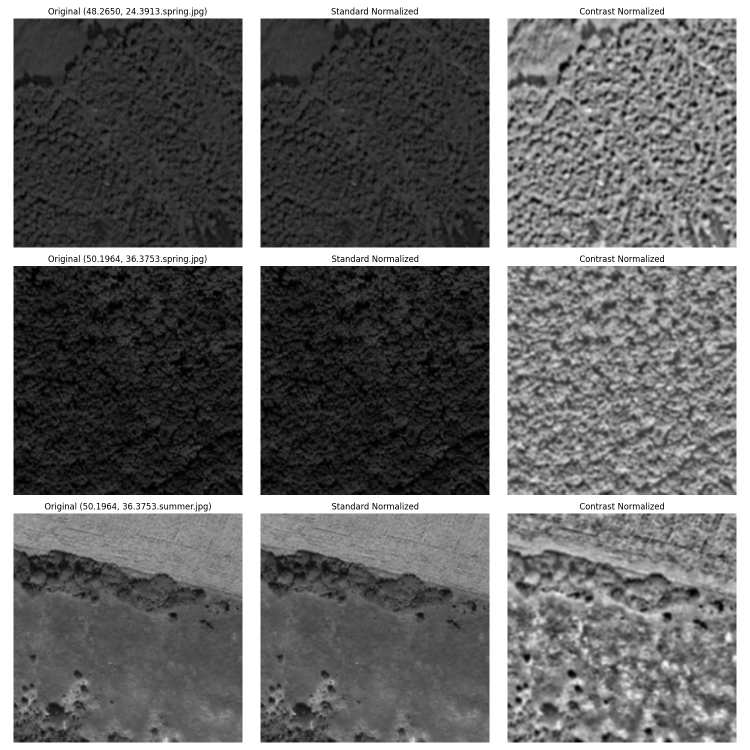
#> input picture contrast_normalization_comparison.png, 1500 x 1500 px (shown at 1/2 size)
$ python -i generate_uav_data.py   (imports and definitions only)   (older library calls are emulated)
#> lines starting #> are read from the running program, lines starting #| are printed output that depends on the picture
#> further down, picture is the input picture: shape (1500, 1500, 3); min 0, max 255, mean 107.4
#!/usr/bin/env python3
"""
Generate UAV training data from earth imagery for SuperPoint fine-tuning.
FIXED: Better quality checks and augmentations.
"""

import os
import cv2
import numpy as np
import random
from pathlib import Path
from tqdm import tqdm
import argparse

def random_crop_with_augmentation(image, crop_size=256):
    """Extract a random augmented crop from a large aerial image."""
#> called with crop_size = 256
    H, W = image.shape[:2]
#> H = 1500; W = 1500

    if H < crop_size or W < crop_size:
        # Resize if image is too small
        scale = max(crop_size / H, crop_size / W) * 1.1  # Add 10% margin
        new_H, new_W = int(H * scale), int(W * scale)
        image = cv2.resize(image, (new_W, new_H))
        H, W = new_H, new_W

    # Random crop location
    max_x = W - crop_size
#> max_x = 1244
    max_y = H - crop_size
#> max_y = 1244
    x = random.randint(0, max_x)
#> x = 788
    y = random.randint(0, max_y)
#> y = 861

    crop = image[y:y+crop_size, x:x+crop_size]
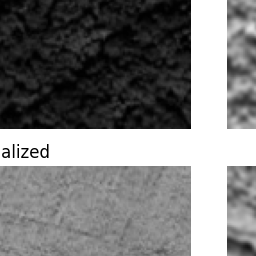
#> crop: shape (256, 256, 3); min 0, max 255, mean 124

    # FIXED: More diverse augmentations
    # 1. Random rotation (smaller range for aerial imagery)
    if random.random() < 0.6:  # Increased probability
        angle = random.uniform(-10, 10)  # Smaller range for aerial
        center = (crop_size // 2, crop_size // 2)
        M = cv2.getRotationMatrix2D(center, angle, 1.0)
        crop = cv2.warpAffine(crop, M, (crop_size, crop_size))
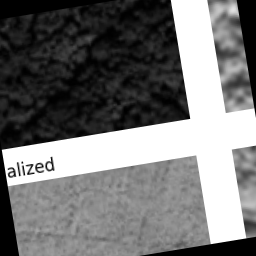
#> crop: shape (256, 256, 3); min 0, max 255, mean 116.4

    # 2. Random brightness/contrast (more conservative)
    if random.random() < 0.7:
        alpha = random.uniform(0.85, 1.15)  # Contrast (more conservative)
        beta = random.uniform(-15, 15)      # Brightness (more conservative)
        crop = cv2.convertScaleAbs(crop, alpha=alpha, beta=beta)
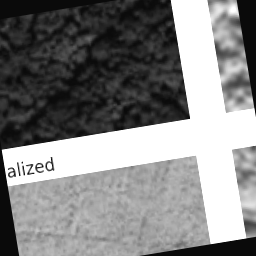
#> crop: shape (256, 256, 3); min 10, max 255, mean 130.6

    # 3. Random horizontal flip
    if random.random() < 0.5:
        crop = cv2.flip(crop, 1)

    # 4. ADDED: Random vertical flip (valid for aerial imagery)
    if random.random() < 0.3:
        crop = cv2.flip(crop, 0)

    # 5. ADDED: Random Gaussian noise
    if random.random() < 0.3:
        noise = np.random.normal(0, random.uniform(2, 8), crop.shape).astype(np.int16)
        crop = np.clip(crop.astype(np.int16) + noise, 0, 255).astype(np.uint8)

    # 6. ADDED: Random blur (simulate altitude/atmospheric effects)
    if random.random() < 0.2:
        kernel_size = random.choice([3, 5])
        crop = cv2.GaussianBlur(crop, (kernel_size, kernel_size), 0)

    return crop

# [112 lines left out: functions is_good_crop, generate_uav_dataset, not called in this run]

# [19 lines not run here, left out]

>>> import cv2
>>> picture = cv2.imread('contrast_normalization_comparison.png')
>>> result = random_crop_with_augmentation(picture)

$ run again, on superpoint_matches_example_1.png
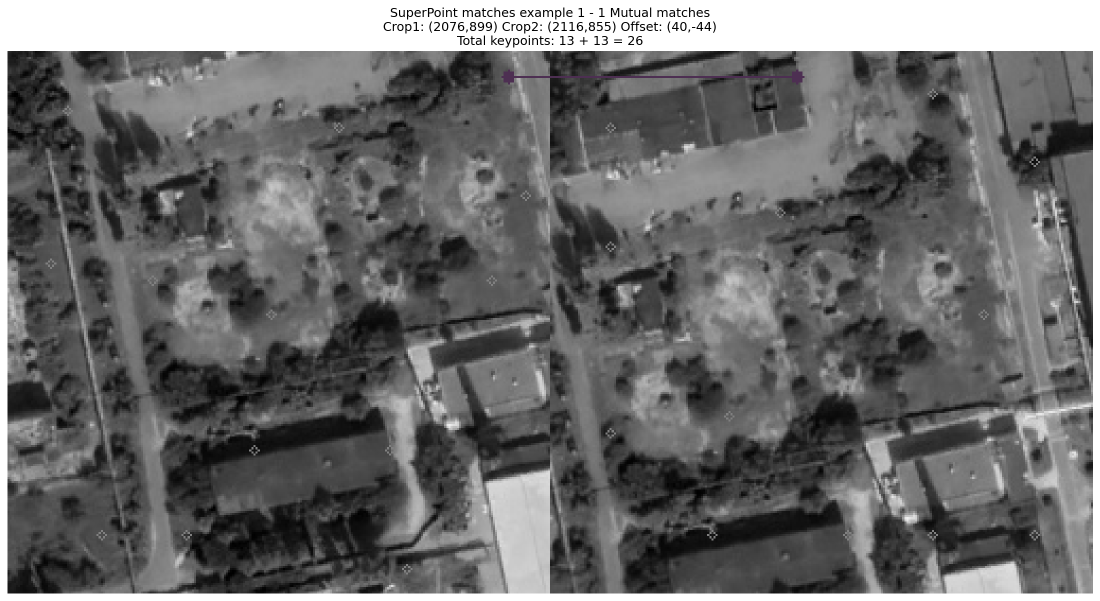
#> input picture superpoint_matches_example_1.png, 2200 x 1202 px (shown at 1/2 size)
#> picture is the input picture: shape (1202, 2200, 3); mean B, G, R 107.7, 107.7, 107.7
#> in random_crop_with_augmentation, `crop = image[y:y+crop_size, x:x+crop_size]`:
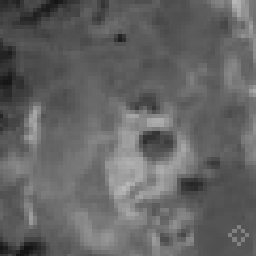
#> crop: shape (256, 256, 3); min 18, max 184, mean 99.7
#> in random_crop_with_augmentation, `crop = cv2.flip(crop, 1)`:
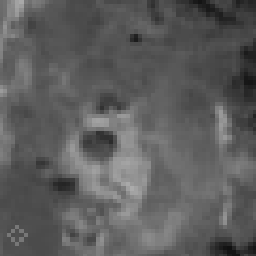
#> crop: shape (256, 256, 3); min 17, max 171, mean 92.9

$ run again, on superpoint_matches_example_2.png
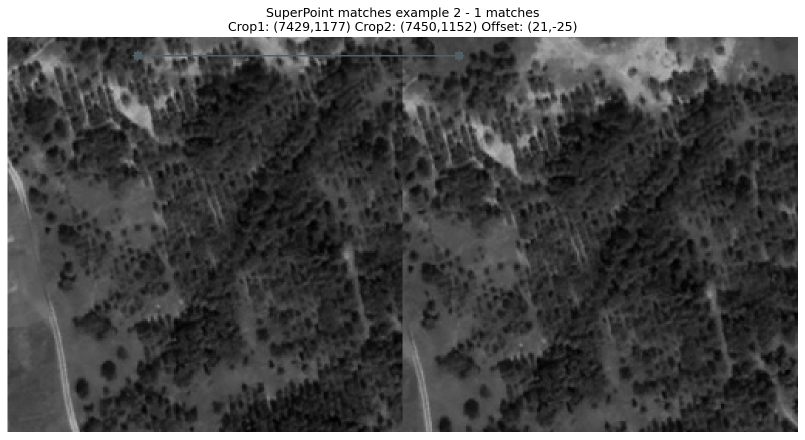
#> input picture superpoint_matches_example_2.png, 1610 x 879 px (shown at 1/2 size)
#> picture is the input picture: shape (879, 1610, 3); mean B, G, R 79.6, 79.6, 79.6
#> in random_crop_with_augmentation, `crop = cv2.warpAffine(crop, M, (crop_size, crop_size))`:
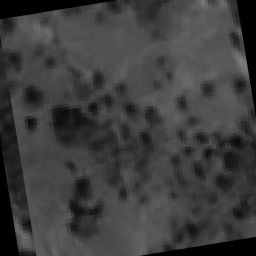
#> crop: shape (256, 256, 3); min 0, max 125, mean 61.8
#> in random_crop_with_augmentation, `crop = cv2.convertScaleAbs(crop, alpha=alpha, beta=beta)`:
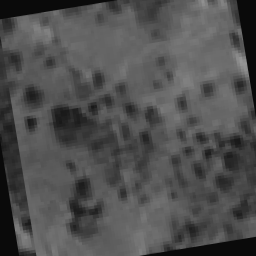
#> crop: shape (256, 256, 3); min 10, max 151, mean 79.5

$ run again, on superpoint_matches_example_3.png
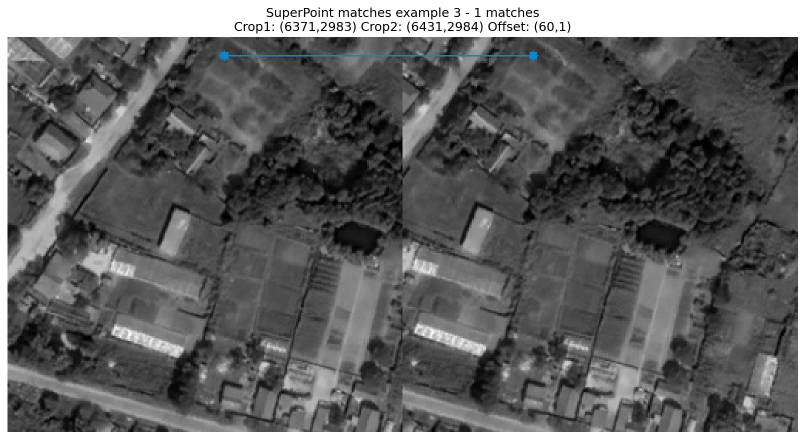
#> input picture superpoint_matches_example_3.png, 1610 x 879 px (shown at 1/2 size)
#> picture is the input picture: shape (879, 1610, 3); mean B, G, R 100, 99.9, 99.7
#> in random_crop_with_augmentation, `crop = cv2.warpAffine(crop, M, (crop_size, crop_size))`:
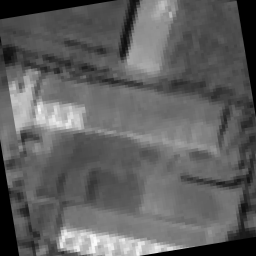
#> crop: shape (256, 256, 3); min 0, max 252, mean 95.6
#> in random_crop_with_augmentation, `crop = cv2.convertScaleAbs(crop, alpha=alpha, beta=beta)`:
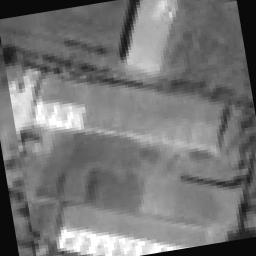
#> crop: shape (256, 256, 3); min 10, max 255, mean 117.4
